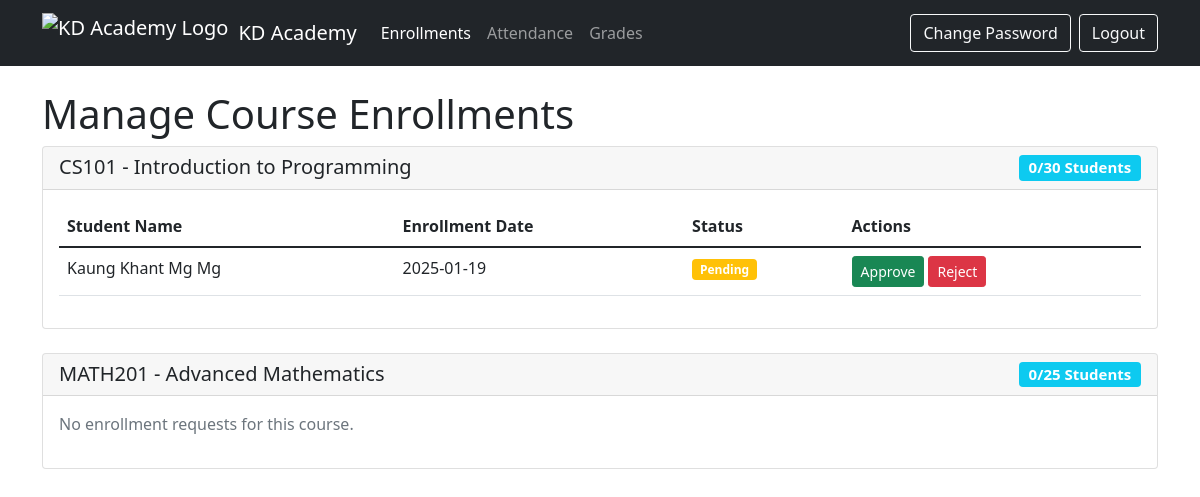
Page /manage_enrollments.php (signed in) on the committed database.
### tables this page shows
CREATE TABLE `enrollments` (
  `id` int(11) NOT NULL,
  `student_id` int(11) DEFAULT NULL,
  `course_id` int(11) DEFAULT NULL,
  `enrollment_date` timestamp NOT NULL DEFAULT current_timestamp(),
  `status` enum('pending','approved','rejected') DEFAULT 'pending'
);

CREATE TABLE `courses` (
  `id` int(11) NOT NULL,
  `course_code` varchar(20) NOT NULL,
  `course_name` varchar(100) NOT NULL,
  `description` text DEFAULT NULL,
  `credits` int(11) NOT NULL,
  `semester` varchar(20) NOT NULL,
  `max_students` int(11) NOT NULL,
  `teacher_id` int(11) DEFAULT NULL
);

CREATE TABLE `users` (
  `id` int(11) NOT NULL,
  `username` varchar(50) NOT NULL,
  `password` varchar(255) NOT NULL,
  `email` varchar(100) NOT NULL,
  `full_name` varchar(100) NOT NULL,
  `role` enum('student','teacher','admin') NOT NULL,
  `created_at` timestamp NOT NULL DEFAULT current_timestamp()
);

### manage_enrollments.php (the view, shortened to what this page needs)
<?php
require_once 'config.php';
try {
    $stmt = $conn->prepare("
        SELECT
            c.id as course_id,
            c.course_name,
            c.course_code,
            c.max_students,
            e.id as enrollment_id,
            e.enrollment_date,
            e.status,
            u.full_name as student_name,
            (SELECT COUNT(*) FROM enrollments WHERE course_id = c.id AND status = 'approved') as enrolled_count
        FROM courses c
        LEFT JOIN enrollments e ON c.id = e.course_id
        LEFT JOIN users u ON e.student_id = u.id
        WHERE c.teacher_id = ?
        ORDER BY c.course_code, e.enrollment_date DESC
    ");
    $stmt->execute([$_SESSION['user_id']]);
    $results = $stmt->fetchAll();
    $courses = [];
    foreach ($results as $row) {
        if (!isset($courses[$row['course_id']])) {
            $courses[$row['course_id']] = [
                'course_name' => $row['course_name'],
                'course_code' => $row['course_code'],
                'max_students' => $row['max_students'],
                'enrolled_count' => $row['enrolled_count'],
                'enrollments' => []
            ];
        }
        if ($row['enrollment_id']) {
            $courses[$row['course_id']]['enrollments'][] = [
                'id' => $row['enrollment_id'],
                'student_name' => $row['student_name'],
                'enrollment_date' => $row['enrollment_date'],
                'status' => $row['status']
            ];
        }
    }
} catch(PDOException $e) {
    $error = "Error: " . $e->getMessage();
}
?>
<!DOCTYPE html>
<html lang="en">
<head>
    <link href="https://cdn.jsdelivr.net/npm/bootstrap@5.1.3/dist/css/bootstrap.min.css" rel="stylesheet">
</head>
<body>
    <nav class="navbar navbar-expand-lg navbar-dark bg-dark">
        <div class="container">
            <a class="navbar-brand d-flex align-items-center" href="index.php">
                <img src="images/logo.png" alt="KD Academy Logo">
                KD Academy
            </a>
            <div class="collapse navbar-collapse">
                <ul class="navbar-nav me-auto">
                    <li class="nav-item">
                        <a class="nav-link active" href="manage_enrollments.php">Enrollments</a>
                    </li>
                    <li class="nav-item">
                        <a class="nav-link" href="attendance.php">Attendance</a>
                    </li>
                    <li class="nav-item">
                        <a class="nav-link" href="grades.php">Grades</a>
                    </li>
                </ul>
                <div class="d-flex">
                    <a href="change_password.php" class="btn btn-outline-light me-2">Change Password</a>
                    <a href="logout.php" class="btn btn-outline-light">Logout</a>
                </div>
            </div>
        </div>
    </nav>
    <div class="container mt-4">
        <h1>Manage Course Enrollments</h1>
        <?php if (empty($courses)): ?>
            <div class="alert alert-info">You are not assigned to any courses.</div>
        <?php else: ?>
            <?php foreach ($courses as $course): ?>
                <div class="card mb-4">
                    <div class="card-header">
                        <h5 class="mb-0">
                            <?php echo htmlspecialchars($course['course_code'] . ' - ' . $course['course_name']); ?>
                            <span class="badge bg-info float-end">
                                <?php echo $course['enrolled_count']; ?>/<?php echo $course['max_students']; ?> Students
                            </span>
                        </h5>
                    </div>
                    <div class="card-body">
                        <?php if (empty($course['enrollments'])): ?>
                            <p class="text-muted">No enrollment requests for this course.</p>
                        <?php else: ?>
                            <div class="table-responsive">
                                <table class="table">
                                    <thead>
                                        <tr>
                                            <th>Student Name</th>
                                            <th>Enrollment Date</th>
                                            <th>Status</th>
                                            <th>Actions</th>
                                        </tr>
                                    </thead>
                                    <tbody>
                                        <?php foreach ($course['enrollments'] as $enrollment): ?>
                                            <tr>
                                                <td><?php echo htmlspecialchars($enrollment['student_name']); ?></td>
                                                <td><?php echo date('Y-m-d', strtotime($enrollment['enrollment_date'])); ?></td>
                                                <td>
                                                    <span class="badge <?php
                                                        echo match($enrollment['status']) {
                                                            'approved' => 'bg-success',
                                                            'rejected' => 'bg-danger',
                                                            default => 'bg-warning'
                                                        };
                                                    ?>">
                                                        <?php echo ucfirst($enrollment['status']); ?>
                                                    </span>
                                                </td>
                                                <td>
                                                    <?php if ($enrollment['status'] === 'pending'): ?>
                                                        <div class="btn-group" role="group">
                                                            <form method="POST" class="d-inline">
                                                                <button type="submit" class="btn btn-success btn-sm">Approve</button>
                                                            </form>
                                                            <form method="POST" class="d-inline ms-1">
                                                                <button type="submit" class="btn btn-danger btn-sm">Reject</button>
                                                            </form>
                                                        </div>
                                                    <?php endif; ?>
                                                </td>
                                            </tr>
                                        <?php endforeach; ?>
                                    </tbody>
                                </table>
                            </div>
                        <?php endif; ?>
                    </div>
                </div>
            <?php endforeach; ?>
        <?php endif; ?>
    </div>
</body>
</html>

### manage_enrollments.php (style rules this page uses)
.navbar-brand img { height: 40px; margin-right: 10px; }

### rows in the picture
enrollments: course.course_name "CS101 - Introduction to Programming", enrolled_count "0", course.max_students "30", student.full_name "Kaung Khant Mg Mg", enrollment_date "2025-01-19", status "Pending"
courses: course_code+course_name "MATH201 - Advanced Mathematics", enrolled_count "0", max_students "25", shows "No enrollment requests for this course."
